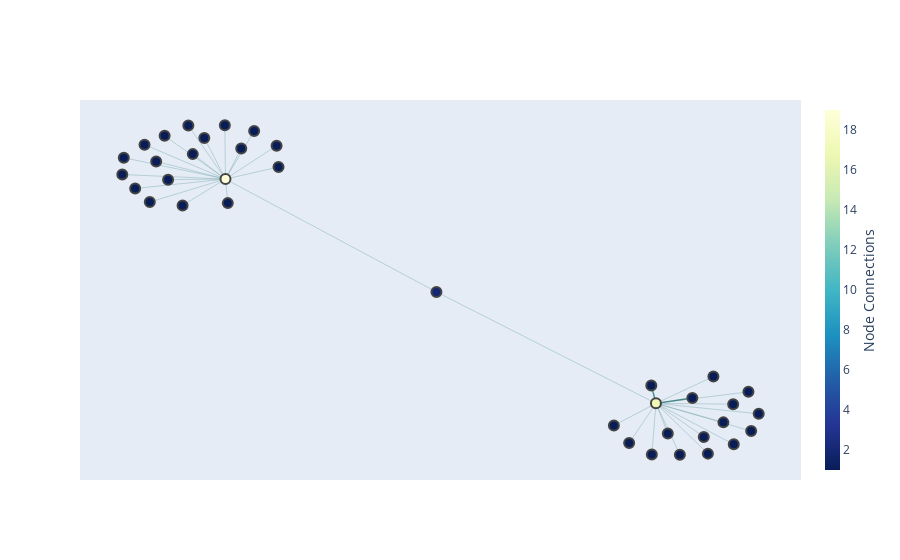

This figure's notebook cell:
### Code cell
make_network_subgraph(G,0)

### Figure 1 — Plotly figure (JSON) as saved in the notebook; plotly's stock layout.template omitted (floating-point values rounded to 4 significant figures)
{"data": [{"hoverinfo": "text", "line": {"color": "#488", "width": 0.3}, "mode": "lines", "text": [" "], "type": "scatter", "x": [-0.1572, -0.1646, null], "y": [0.1144, 0.08744, null]}, {"hoverinfo": "text", "line": {"color": "#488", "width": 0.3}, "mode": "lines", "text": [" "], "type": "scatter", "x": [0.08455, 0.03654, null], "y": [-0.1195, -0.1103, null]}, {"hoverinfo": "text", "line": {"color": "#488", "width": 0.3}, "mode": "lines", "text": [" "], "type": "scatter", "x": [-0.197, -0.1646, null], "y": [0.103, 0.08744, null]}, {"hoverinfo": "text", "line": {"color": "#488", "width": 0.3}, "mode": "lines", "text": [" "], "type": "scatter", "x": [0.01688, 0.03654, null], "y": [-0.1299, -0.1103, null]}, {"hoverinfo": "text", "line": {"color": "#488", "width": 0.3}, "mode": "lines", "text": [" "], "type": "scatter", "x": [0.03462, 0.03654, null], "y": [-0.1554, -0.1103, null]}, {"hoverinfo": "text", "line": {"color": "#488", "width": 0.3}, "mode": "lines", "text": [" "], "type": "scatter", "x": [0.06081, 0.03654, null], "y": [-0.1546, -0.1103, null]}, {"hoverinfo": "text", "line": {"color": "#488", "width": 0.3}, "mode": "lines", "text": [" "], "type": "scatter", "x": [-0.1649, -0.1646, null], "y": [0.1349, 0.08744, null]}, {"hoverinfo": "text", "line": {"color": "#488", "width": 0.3}, "mode": "lines", "text": [" "], "type": "scatter", "x": [-0.1407, -0.1646, null], "y": [0.1169, 0.08744, null]}, {"hoverinfo": "text", "line": {"color": "#488", "width": 0.3}, "mode": "lines", "text": [" "], "type": "scatter", "x": [-0.1398, -0.1646, null], "y": [0.09804, 0.08744, null]}, {"hoverinfo": "text", "line": {"color": "#488", "width": 0.3}, "mode": "lines", "text": [" "], "type": "scatter", "x": [-0.1512, -0.1646, null], "y": [0.1299, 0.08744, null]}, {"hoverinfo": "text", "line": {"color": "#488", "width": 0.3}, "mode": "lines", "text": [" "], "type": "scatter", "x": [0.07976, 0.03654, null], "y": [-0.1002, -0.1103, null]}, {"hoverinfo": "text", "line": {"color": "#488", "width": 0.3}, "mode": "lines", "text": [" "], "type": "scatter", "x": [0.08103, 0.03654, null], "y": [-0.1347, -0.1103, null]}, {"hoverinfo": "text", "line": {"color": "#488", "width": 0.3}, "mode": "lines", "text": [" "], "type": "scatter", "x": [-0.2068, -0.1646, null], "y": [0.07919, 0.08744, null]}, {"hoverinfo": "text", "line": {"color": "#488", "width": 0.3}, "mode": "lines", "text": [" "], "type": "scatter", "x": [0.06805, 0.03654, null], "y": [-0.1271, -0.1103, null]}, {"hoverinfo": "text", "line": {"color": "#488", "width": 0.3}, "mode": "lines", "text": [" "], "type": "scatter", "x": [0.04207, 0.03654, null], "y": [-0.1368, -0.1103, null]}, {"hoverinfo": "text", "line": {"color": "#488", "width": 0.3}, "mode": "lines", "text": [" "], "type": "scatter", "x": [-0.2121, -0.1646, null], "y": [0.1063, 0.08744, null]}, {"hoverinfo": "text", "line": {"color": "#488", "width": 1.378}, "mode": "lines", "text": [" "], "type": "scatter", "x": [0.03437, 0.03654, null], "y": [-0.09451, -0.1103, null]}, {"hoverinfo": "text", "line": {"color": "#488", "width": 0.3}, "mode": "lines", "text": [" "], "type": "scatter", "x": [0.03654, 0.07262, null], "y": [-0.1103, -0.1111, null]}, {"hoverinfo": "text", "line": {"color": "#488", "width": 0.3}, "mode": "lines", "text": [" "], "type": "scatter", "x": [0.03654, 0.04771, null], "y": [-0.1103, -0.1556, null]}, {"hoverinfo": "text", "line": {"color": "#488", "width": 0.3}, "mode": "lines", "text": [" "], "type": "scatter", "x": [0.03654, 0.0589, null], "y": [-0.1103, -0.1399, null]}, {"hoverinfo": "text", "line": {"color": "#488", "width": 1.378}, "mode": "lines", "text": [" "], "type": "scatter", "x": [0.03654, 0.05355, null], "y": [-0.1103, -0.1056, null]}, {"hoverinfo": "text", "line": {"color": "#488", "width": 0.3}, "mode": "lines", "text": [" "], "type": "scatter", "x": [0.03654, -0.06602, null], "y": [-0.1103, -0.01207, null]}, {"hoverinfo": "text", "line": {"color": "#488", "width": 0.3}, "mode": "lines", "text": [" "], "type": "scatter", "x": [0.03654, 0.02402, null], "y": [-0.1103, -0.1453, null]}, {"hoverinfo": "text", "line": {"color": "#488", "width": 0.3}, "mode": "lines", "text": [" "], "type": "scatter", "x": [0.03654, 0.06339, null], "y": [-0.1103, -0.08673, null]}, {"hoverinfo": "text", "line": {"color": "#488", "width": 0.3}, "mode": "lines", "text": [" "], "type": "scatter", "x": [0.03654, 0.07289, null], "y": [-0.1103, -0.1465, null]}, {"hoverinfo": "text", "line": {"color": "#488", "width": 0.3}, "mode": "lines", "text": [" "], "type": "scatter", "x": [-0.1799, -0.1646, null], "y": [0.1095, 0.08744, null]}, {"hoverinfo": "text", "line": {"color": "#488", "width": 0.3}, "mode": "lines", "text": [" "], "type": "scatter", "x": [-0.2128, -0.1646, null], "y": [0.09148, 0.08744, null]}, {"hoverinfo": "text", "line": {"color": "#488", "width": 0.3}, "mode": "lines", "text": [" "], "type": "scatter", "x": [-0.1846, -0.1646, null], "y": [0.06425, 0.08744, null]}, {"hoverinfo": "text", "line": {"color": "#488", "width": 0.3}, "mode": "lines", "text": [" "], "type": "scatter", "x": [-0.1635, -0.1646, null], "y": [0.06625, 0.08744, null]}, {"hoverinfo": "text", "line": {"color": "#488", "width": 0.3}, "mode": "lines", "text": [" "], "type": "scatter", "x": [-0.06602, -0.1646, null], "y": [-0.01207, 0.08744, null]}, {"hoverinfo": "text", "line": {"color": "#488", "width": 0.3}, "mode": "lines", "text": [" "], "type": "scatter", "x": [-0.1819, -0.1646, null], "y": [0.1346, 0.08744, null]}, {"hoverinfo": "text", "line": {"color": "#488", "width": 0.3}, "mode": "lines", "text": [" "], "type": "scatter", "x": [-0.193, -0.1646, null], "y": [0.1256, 0.08744, null]}, {"hoverinfo": "text", "line": {"color": "#488", "width": 0.3}, "mode": "lines", "text": [" "], "type": "scatter", "x": [-0.1646, -0.1914, null], "y": [0.08744, 0.08696, null]}, {"hoverinfo": "text", "line": {"color": "#488", "width": 0.3}, "mode": "lines", "text": [" "], "type": "scatter", "x": [-0.1646, -0.1745, null], "y": [0.08744, 0.1238, null]}, {"hoverinfo": "text", "line": {"color": "#488", "width": 0.3}, "mode": "lines", "text": [" "], "type": "scatter", "x": [-0.1646, -0.1999, null], "y": [0.08744, 0.06722, null]}, {"hoverinfo": "text", "line": {"color": "#488", "width": 0.3}, "mode": "lines", "text": [" "], "type": "scatter", "x": [-0.1646, -0.2024, null], "y": [0.08744, 0.1178, null]}, {"hoverinfo": "text", "marker": {"color": [1, 1, 1, 1, 1, 1, 1, 1, 1, 1, 1, 1, 1, 1, 1, 1, 1, 17, 1, 1, 1, 1, 1, 1, 1, 1, 2, 1, 1, 1, 19, 1, 1, 1, 1, 1, 1], "colorbar": {"thickness": 15, "title": {"side": "right", "text": "Node Connections"}, "xanchor": "left"}, "colorscale": [[0, "rgb(255,255,217)"], [0.125, "rgb(237,248,177)"], [0.25, "rgb(199,233,180)"], [0.375, "rgb(127,205,187)"], [0.5, "rgb(65,182,196)"], [0.625, "rgb(29,145,192)"], [0.75, "rgb(34,94,168)"], [0.875, "rgb(37,52,148)"], [1, "rgb(8,29,88)"]], "line": {"width": 2}, "reversescale": true, "showscale": true, "size": 10}, "mode": "markers", "text": [" rosalee.fleming@enron.com", " sally.beck@enron.com", " maureen.mcvicker@enron.com", " jrv@teamlead.com", " shona.wilson@enron.com, michael.benien@enron.com, daniel.falcone@enron.com, \n\tkenneth.thibodeaux@enron.com, chris.abel@enron.com", " judy.nyegaard@enron.com", " james.bannantine@enron.com, cliff.baxter@enron.com, \n\tsanjay.bhatnagar@enron.com, rick.buy@enron.com, \n\trichard.causey@enron.com, diomedes.christodoulou@enron.com, \n\tdavid.delainey@enron.com, james.derrick@enron.com, \n\tandrew.fastow@enron.com, peggy.fowler@enron.com, \n\tmark.frevert@enron.com, ben.glisan@enron.com, kevin.hannon@enron.com, \n\tdavid.haug@enron.com, nancy.young@enron.com, \n\tstanley.horton@enron.com, larry.izzo@enron.com, \n\tsteven.kean@enron.com, mark.koenig@enron.com, kenneth.lay@enron.com, \n\trpmark5@hotmail.com, mike.mcconnell@enron.com, \n\trebecca.mcdonald@enron.com, jeffrey.mcmahon@enron.com, \n\tj.metts@enron.com, cindy.olson@enron.com, ken.rice@enron.com, \n\tjeffrey.sherrick@enron.com, john.sherriff@enron.com, \n\tjeff.skilling@enron.com, joseph.sutton@enron.com, \n\tgreg.whalley@enron.com, thomas.white@enron.com", " mark.schroeder@enron.com, maureen.mcvicker@enron.com", " jeffrey.sherrick@enron.com, gerry.chatham@enron.com", " richard.shapiro@enron.com, harry.kingerski@enron.com, mark.harada@enron.com, \n\tjanine.migden@enron.com, janel.guerrero@enron.com, \n\tbecky.merola@enron.com, barton.clark@enron.com, \n\tscott.stoness@enron.com, ajit.gill@enron.com, \n\trichard.rathvon@enron.com, susan.lewis@enron.com, \n\tjames.steffes@enron.com, steven.kean@enron.com, ben.jacoby@enron.com, \n\tmark.palmer@enron.com", " joe.gold@enron.com, gregor.baumerich@enron.com, paul.mead@enron.com", " nicole.palczer@enron.com", " michael.terraso@enron.com, karen.denne@enron.com", " all.america@enron.com", " sally.beck@enron.com, ted.murphy@enron.com, shona.wilson@enron.com, \n\tcassandra.schultz@enron.com", " sbarber@velaw.com, lance.schuler-legal@enron.com, \n\tjames.l.bouillion@enron.com, awalia@enron.com, \n\tpatrick.conner@enron.com, blundst@ei.enron.com, fsayre@enron.com, \n\tdrogers2@ei.enron.com, sandeep.katwala@ei.enron.com, \n\trobert.c.williams@enron.com, cullen.duke@enron.com, \n\tstephen.wallace@enron.com, charles.e.cheek@enron.com, \n\tdavid.nutt@enron.com, frank.smith@enron.com, mary.joyce@enron.com, \n\taaron.brown@enron.com, eric.newell@enron.com, john.lamb@enron.com, \n\trbutts@enron.com, robert.h.george@enron.com, jnovak@ei.enron.com, \n\trshapiro@enron.com, skean@enron.com", " cwhite@viviance.com", " beck-s", " sally.beck@enron.com, shona.wilson@enron.com", " sue.nord@enron.com, sarah.novosel@enron.com, joe.hartsoe@enron.com, \n\tsteven.kean@enron.com, mark.palmer@enron.com, rob.bradley@enron.com, \n\tmargaret.carson@enron.com, karen.denne@enron.com, \n\tsarah.novosel@enron.com, jeff.dasovich@enron.com", " james.prentice@enron.com, stanley.horton@enron.com, ted.robinson@enron.com, \n\tmichael.robison@enron.com, j.metts@enron.com, lou.potempa@enron.com, \n\tmichael.terraso@enron.com, marc.phillips@enron.com, \n\tjim.peterson@enron.com, susan.worthen@enron.com, joe.kolb@enron.com, \n\tmary.schoen@enron.com, stacey.bolton@enron.com, \n\tsandra.mccubbin@enron.com, steven.kean@enron.com, \n\trichard.shapiro@enron.com, james.steffes@enron.com, \n\trob.bradley@enron.com, joe.allen@enron.com, joe.hillings@enron.com, \n\tmark.palmer@enron.com, carolyn.green@enron.com, \n\tjohn.wodraska@enron.com, diane.bazelides@enron.com, \n\tjonalan.page@enron.com, thomas.krueger@enron.com", " all.houston@enron.com", " stanley.horton@enron.com, andy.zipper@enron.com, joseph.hirl@enron.com, \n\tmike.mcconnell@enron.com, jeffrey.shankman@enron.com, \n\tdavid.delainey@enron.com, larry.izzo@enron.com, \n\tsanjay.bhatnagar@enron.com, wade.cline@enron.com, \n\trick.bergsieker@enron.com", " susan.skarness@enron.com", " fernley.dyson@enron.com", " skean@enron.com", " all.worldwide@enron.com", " robert.superty@enron.com, diane.cook@enron.com, heather.choate@enron.com, \n\tbob.hall@enron.com, leslie.reeves@enron.com, yolanda.ford@enron.com, \n\tjefferson.sorenson@enron.com, kim.weldon@enron.com, \n\tshona.wilson@enron.com, maria.sandoval@enron.com, \n\teugenio.perez@enron.com, michael.moscoso@enron.com, \n\tsally.beck@enron.com, patti.thompson@enron.com", " v&v.force@enron.com", " joe.hartsoe@enron.com, richard.shapiro@enron.com, sarah.novosel@enron.com, \n\telizabeth.sager@enron.com, kevin.presto@enron.com, \n\tbill.rust@enron.com, lloyd.will@enron.com, patrick.hanse@enron.com, \n\tgreg.woulfe@enron.com, tom.dutta@enron.com, \n\trichard.ingersoll@enron.com, charles.yeung@enron.com, \n\tmark.palmer@enron.com, marchris.robinson@enron.com, \n\tjeff.king@enron.com, clint.dean@enron.com, rogers.herndon@enron.com, \n\tsteven.kean@enron.com, john.moore@enron.com, dwatkiss@bracepatt.com, \n\tbcarr@bracepatt.com, sbuchheit@bracepatt.com, \n\trichard.sanders@enron.com", " kean-s", " information.management@enron.com", " christi.nicolay@enron.com, james.steffes@enron.com, jeff.dasovich@enron.com, \n\tjoe.hartsoe@enron.com, mary.hain@enron.com, pallen@enron.com, \n\tpkaufma@enron.com, richard.sanders@enron.com, \n\trichard.shapiro@enron.com, stephanie.miller@enron.com, \n\tsteven.kean@enron.com, susan.mara@enron.com", " patti.thompson@enron.com", " vicki.sharp@enron.com, andrew.ralston@enron.com", " steven.kean@enron.com", " thane.twiggs@enron.com"], "type": "scatter", "x": [-0.1572, 0.08455, -0.197, 0.01688, 0.03462, 0.06081, -0.1649, -0.1407, -0.1398, -0.1512, 0.07976, 0.08103, -0.2068, 0.06805, 0.04207, -0.2121, 0.03437, 0.03654, 0.0589, -0.1799, -0.2128, 0.02402, -0.1846, 0.07289, 0.07262, -0.1635, -0.06602, 0.04771, -0.1819, -0.193, -0.1646, 0.06339, -0.2024, 0.05355, -0.1999, -0.1914, -0.1745], "y": [0.1144, -0.1195, 0.103, -0.1299, -0.1554, -0.1546, 0.1349, 0.1169, 0.09804, 0.1299, -0.1002, -0.1347, 0.07919, -0.1271, -0.1368, 0.1063, -0.09451, -0.1103, -0.1399, 0.1095, 0.09148, -0.1453, 0.06425, -0.1465, -0.1111, 0.06625, -0.01207, -0.1556, 0.1346, 0.1256, 0.08744, -0.08673, 0.1178, -0.1056, 0.06722, 0.08696, 0.1238]}], "layout": {"showlegend": false, "xaxis": {"showgrid": false, "showticklabels": false, "zeroline": false}, "yaxis": {"showgrid": false, "showticklabels": false, "zeroline": false}}}
